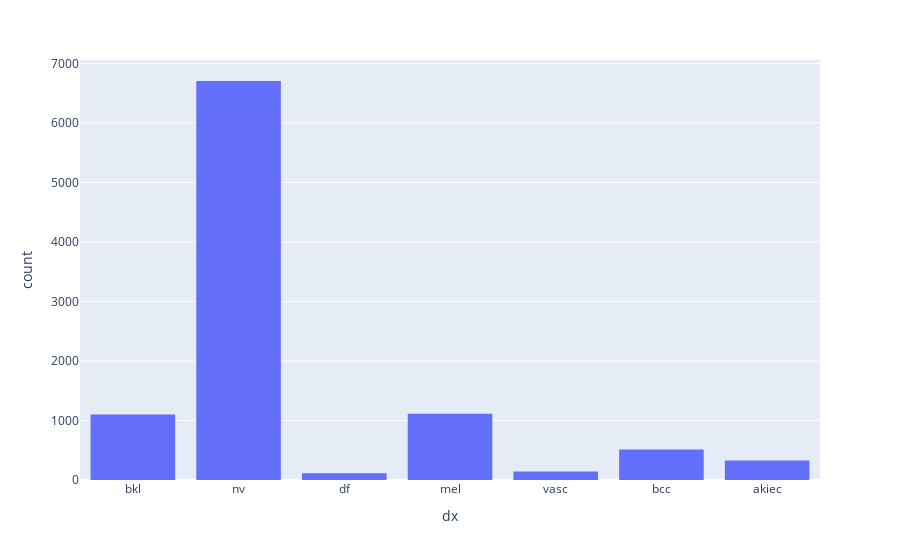

The code cell stored with this chart in its notebook:
### Code cell
fig = px.histogram(raw_df, x="dx")
fig.show()

### Figure 1 — Plotly figure (JSON) as saved in the notebook; plotly's stock layout.template omitted (floating-point values rounded to 4 significant figures; data arrays with more than 128 entries replaced by an {"elided": "..."} marker saying what was removed)
{"data": [{"alignmentgroup": "True", "bingroup": "x", "hovertemplate": "dx=%{x}<br>count=%{y}<extra></extra>", "legendgroup": "", "marker": {"color": "#636efa", "pattern": {"shape": ""}}, "name": "", "offsetgroup": "", "orientation": "v", "showlegend": false, "type": "histogram", "x": {"elided": "10015 str values"}, "xaxis": "x", "yaxis": "y"}], "layout": {"barmode": "relative", "legend": {"tracegroupgap": 0}, "margin": {"t": 60}, "xaxis": {"anchor": "y", "domain": [0, 1], "title": {"text": "dx"}}, "yaxis": {"anchor": "x", "domain": [0, 1], "title": {"text": "count"}}}}
